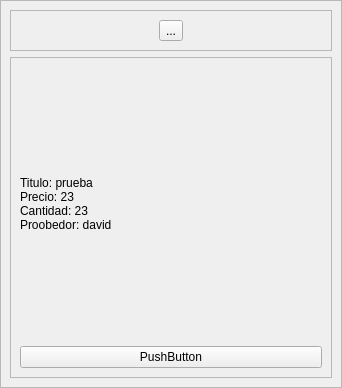
<?xml version="1.0" encoding="UTF-8"?>
<ui version="4.0">
 <class>Form</class>
 <widget class="QWidget" name="Form">
  <property name="geometry">
   <rect>
    <x>0</x>
    <y>0</y>
    <width>342</width>
    <height>388</height>
   </rect>
  </property>
  <property name="windowTitle">
   <string>Form</string>
  </property>
  <layout class="QGridLayout" name="gridLayout">
   <property name="leftMargin">
    <number>0</number>
   </property>
   <property name="topMargin">
    <number>0</number>
   </property>
   <property name="rightMargin">
    <number>0</number>
   </property>
   <property name="bottomMargin">
    <number>0</number>
   </property>
   <property name="spacing">
    <number>0</number>
   </property>
   <item row="0" column="0">
    <widget class="QFrame" name="principal">
     <property name="frameShape">
      <enum>QFrame::Shape::StyledPanel</enum>
     </property>
     <property name="frameShadow">
      <enum>QFrame::Shadow::Raised</enum>
     </property>
     <layout class="QGridLayout" name="gridLayout_2">
      <item row="0" column="0" alignment="Qt::AlignmentFlag::AlignTop">
       <widget class="QFrame" name="frame_2">
        <property name="frameShape">
         <enum>QFrame::Shape::StyledPanel</enum>
        </property>
        <property name="frameShadow">
         <enum>QFrame::Shadow::Raised</enum>
        </property>
        <layout class="QGridLayout" name="gridLayout_3">
         <item row="0" column="0">
          <widget class="QToolButton" name="toolButton">
           <property name="text">
            <string>...</string>
           </property>
          </widget>
         </item>
        </layout>
       </widget>
      </item>
      <item row="1" column="0">
       <widget class="QFrame" name="frame_3">
        <property name="sizePolicy">
         <sizepolicy hsizetype="Expanding" vsizetype="Expanding">
          <horstretch>0</horstretch>
          <verstretch>0</verstretch>
         </sizepolicy>
        </property>
        <property name="frameShape">
         <enum>QFrame::Shape::StyledPanel</enum>
        </property>
        <property name="frameShadow">
         <enum>QFrame::Shadow::Raised</enum>
        </property>
        <layout class="QGridLayout" name="gridLayout_4">
         <item row="0" column="0">
          <widget class="QLabel" name="label">
           <property name="text">
            <string>Titulo: prueba
Precio: 23
Cantidad: 23
Proobedor: david</string>
           </property>
          </widget>
         </item>
         <item row="1" column="0">
          <widget class="QPushButton" name="pushButton">
           <property name="text">
            <string>PushButton</string>
           </property>
          </widget>
         </item>
        </layout>
       </widget>
      </item>
     </layout>
    </widget>
   </item>
  </layout>
 </widget>
 <resources/>
 <connections/>
</ui>
